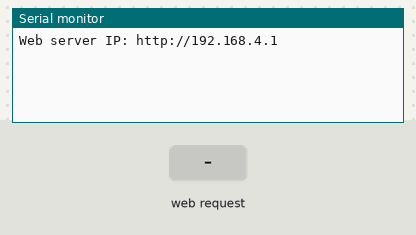
The sketch below on a simulated ESP32-S3. Shown: the last lines printed to the serial monitor. The test bench sets the inputs (shaded band).

Above: at 1.2 s.
1.3 s: HTTP request GET /off received
At 2.1 s:
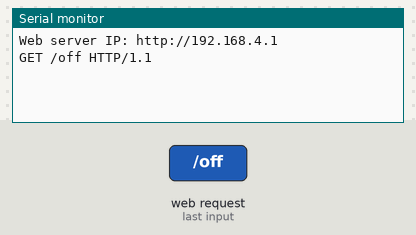
2.8 s: HTTP request GET /on received
At 3.2 s:
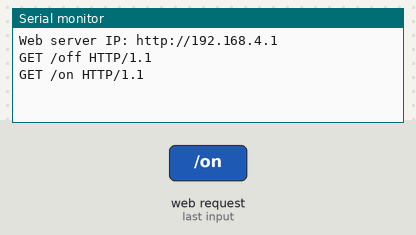
4.3 s: HTTP request GET /consulta received
At 5.6 s:
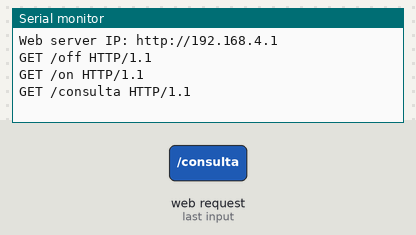

Measured:
- after the input at 1.3 s, the serial monitor: prints a new line at once (image 1)
- after the input at 2.8 s, the serial monitor: prints a new line at once (image 2)
- after the input at 4.3 s, the serial monitor: prints a new line at once (image 3)

The sketch:

allumer_led_RGB.ino
```cpp
#include <WiFi.h>
#include <WiFiClient.h>
#include <WiFiAP.h>

// Wi-Fi Access Point settings
const char* nomReseau = "Juan";
const char* motDePasse = "123456789";

// Web server on port 80
WiFiServer serveur(80);

// Built-in RGB LED pin (use 38 if you have ESP32-S3-DevKitC-1 v1.1)
#define LED_RGB 48

String etat = "";

// Non-blocking blink variables
bool isBlinking = false;
bool ledState = false;
unsigned long lastToggle = 0;
const int blinkInterval = 500; // Blink speed in milliseconds

void setup() {
  Serial.begin(115200);

  // Make sure the RGB LED starts turned off
  rgbLedWrite(LED_RGB, 0, 0, 0);

  WiFi.softAP(nomReseau, motDePasse);
  IPAddress adresseIP = WiFi.softAPIP();

  Serial.print("Web server IP: http://");
  Serial.println(adresseIP);

  serveur.begin();
}

void loop() {
  // Handle RGB blinking without blocking Wi-Fi requests
  if (isBlinking) {
    if (millis() - lastToggle >= blinkInterval) {
      lastToggle = millis();
      ledState = !ledState;

      if (ledState) {
        rgbLedWrite(LED_RGB, 0, 50, 0); // Green ON (R, G, B)
      } else {
        rgbLedWrite(LED_RGB, 0, 0, 0);  // OFF
      }
    }
  }

  // Check for incoming client connections
  WiFiClient client = serveur.available();
  if (!client) {
    return;
  }

  // Read the first line of the request
  String requete = client.readStringUntil('\r');
  Serial.println(requete);

  // Handle "off" command
  if (requete.indexOf("off") != -1) {
    isBlinking = false;
    ledState = false;
    rgbLedWrite(LED_RGB, 0, 0, 0); // Turn off immediately
    etat = "LED ETEINTE";
  }
  // Handle "on" command (ignoring "consulta" which also contains "on")
  else if (requete.indexOf("on") != -1 && requete.indexOf("consulta") == -1) {
    isBlinking = true;
    etat = "LED ALLUMEE";
  }

  // Handle status query (for App Inventor)
  if (requete.indexOf("consulta") != -1) {
    etat = isBlinking ? "LED ALLUMEE" : "LED ETEINTE";
  }

  // Send HTTP response
  client.println("HTTP/1.1 200 OK");
  client.println("Content-Type: text/html");
  client.println("");
  client.println(etat);

  client.flush();
  client.stop();
}
```
